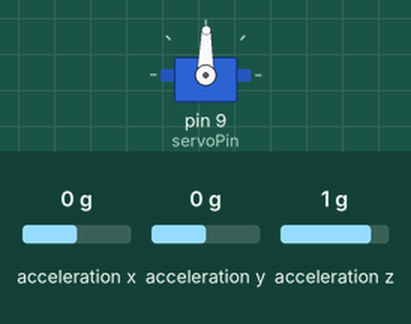
This sketch was run on a simulated Arduino Uno, built with avr-gcc and run on an emulated ATmega328P. On the bench: servo. Wiring (inferred from the names in the program): ADXL345 accelerometer at I2C address 0x53. The test bench sets the inputs (shaded band); at power-on: acceleration y 0 g, acceleration x 0 g, acceleration z 1 g. What the sketch prints to the serial monitor is not drawn.

Above: at 1.2 s.
1.3 s: acceleration y set to -1.4 g
At 2.4 s:
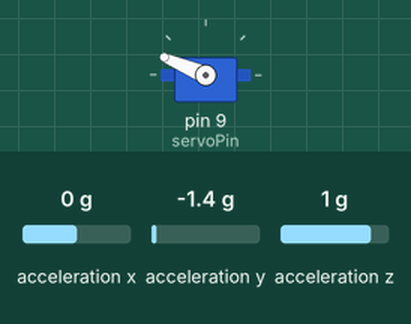
2.8 s: acceleration x set to -1.4 g
At 4.0 s:
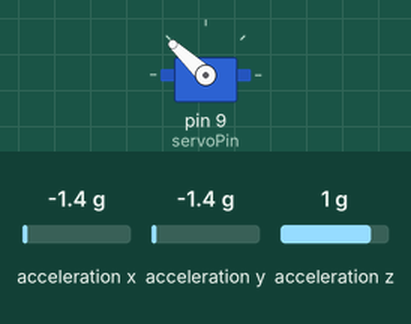
4.3 s: acceleration y set to 0.8 g
At 5.2 s:
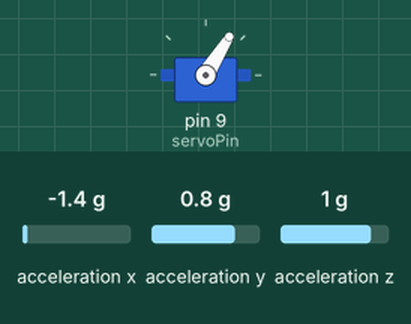
5.8 s: acceleration z set to -1.4 g
At 7.0 s:
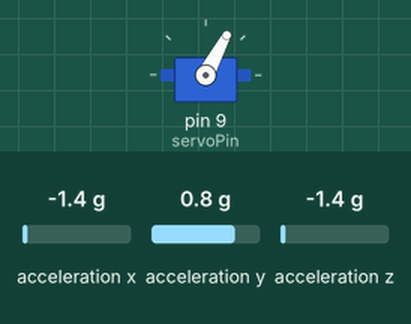
7.3 s: acceleration y set to -0.8 g
At 8.0 s:
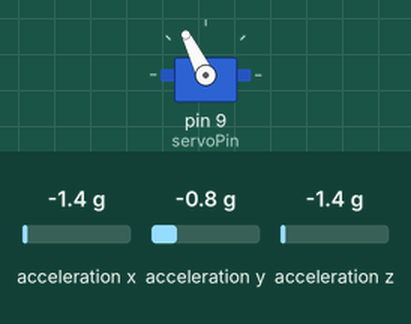
8.8 s: acceleration y set to 0 g
At 9.1 s:
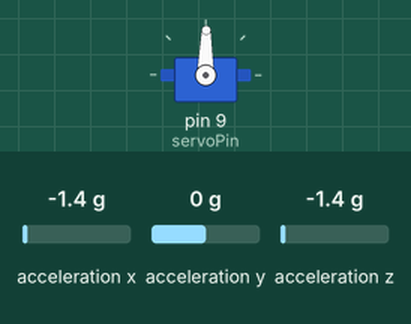
Timing chart, 0 to 11.3 s (numbered marks = the images above; inputs shaded):
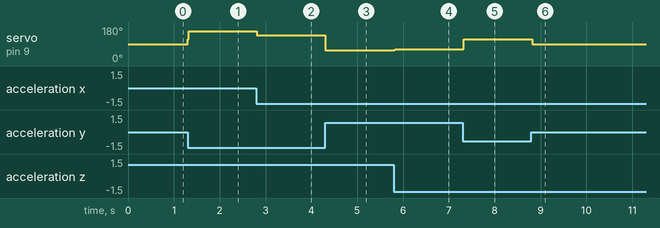

Measured:
- after the input at 1.3 s, servo on pin 9 (servoPin): 89° → 157° at once
- after the input at 2.8 s, servo on pin 9 (servoPin): 157° → 137° at once
- after the input at 4.3 s, servo on pin 9 (servoPin): 137° → 58° at once
- after the input at 5.8 s, servo on pin 9 (servoPin): 58° → 62° at once
- after the input at 7.3 s, servo on pin 9 (servoPin): 62° → 116° at once
- after the input at 8.8 s, servo on pin 9 (servoPin): 116° → 89° at once

The sketch:

ADXL345_Servo.ino
```cpp
#include <Wire.h>
#include <Servo.h>

Servo myServo;
int servoPin = 9;

#define accel_module (0x53)

byte values[6];
char output[512];
double theta = 0;
int indexMax = 4;
int index = 0;
double indexTheta[4] = {0,0,0,0};
double sumTheta = 0;
int pos = 0;

void setup() {
  myServo.attach(servoPin);
  initializeChip();
}

void loop() {
  for (index = 0; index <= indexMax; index++)
  {
    readI2C();
    indexTheta[index] = theta;
    sumTheta = sumTheta + indexTheta[index];
    index++;
    if (index > indexMax)
    {
      index = 0;
    }
  }

    sumTheta = sumTheta*57.3/indexMax;

    pos = sumTheta;

    pos = map(pos, -90, 90, 0, 179);
    pos = constrain(pos, 0, 179);
    //Serial.println(sumTheta);
    //Serial.println(pos);
    //delay(10);
    sumTheta = 0;

    myServo.write(pos);
    delay(15);
}

void initializeChip()
{
  Wire.begin();
  Serial.begin(9600);
  Serial.println("ADXL345_I2C");
  Wire.beginTransmission(accel_module);
  Wire.write(0x2D);
  Wire.write(0);
  Wire.endTransmission();
  Wire.beginTransmission(accel_module);
  Wire.write(0x2D);
  Wire.write(16);
  Wire.endTransmission();
  Wire.beginTransmission(accel_module);
  Wire.write(0x2D);
  Wire.write(8);
  Wire.endTransmission();
}

void readI2C()
{
  int xyzregister = 0x32;
  int x, y, z;
  Wire.beginTransmission(accel_module);
  Wire.write(xyzregister);
  Wire.endTransmission();
  Wire.beginTransmission(accel_module);
  Wire.requestFrom(accel_module, 6);


  int i=0;
  while(Wire.available())
  {
    values[i] = Wire.read();
    i++;
  }
  Wire.endTransmission();

  x = (((int)values[1]) << 8) | values[0];
  y = (((int)values[3]) << 8) | values[2];
  z = (((int)values[5]) << 8) | values[4];

  sprintf(output, "%d %d %d", x, y, z);
  //Serial.print(output);
  //Serial.write(10);
  //Pitch about y axis
  theta = atan(-y/sqrt(pow(x,2)+pow(z,2)));

}
```
